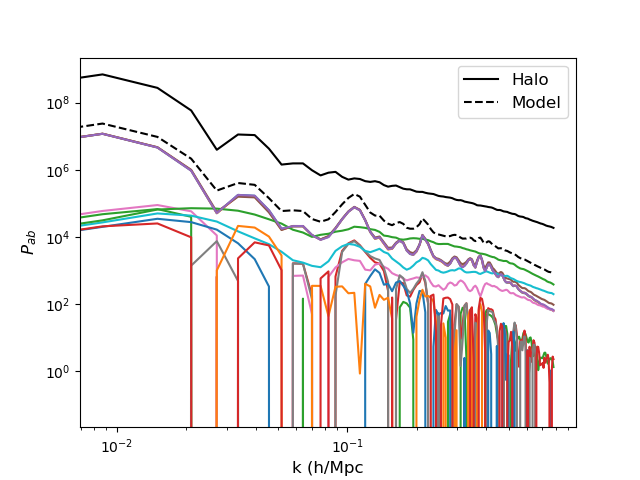

Reproduce this figure in Python.

import numpy
import numpy as np
from scipy.optimize import minimize
import matplotlib.pyplot as plt

from pmesh.pm import ParticleMesh
from scipy.interpolate import InterpolatedUnivariateSpline as ius
from nbodykit.lab import BigFileMesh, BigFileCatalog, FFTPower
from nbodykit.cosmology import Planck15, EHPower, Cosmology

import sys
sys.path.append('./utils/')
import za
import features as ft
cosmodef = {'omegam':0.309167, 'h':0.677, 'omegab':0.048}
cosmo = Cosmology.from_dict(cosmodef)


#########################################


def getlagfields(pm, basemesh, R=0, smoothd0=True, kernel='gauss'):
    '''generate 5 lagrangian fields - 1, \delta, \delta^2, \s^2, \nabla\delta'''

    if R>0:
        base = ft.smooth(basemesh, R, kernel)
    else:
        base = basemesh.copy()

    one = (base*0 + 1).copy()
    d2 = 1.*base**2
    d2 -= d2.cmean()
    s2 = ft.shear(pm, base)
    s2 -= s2.cmean()
    lap = ft.laplace(pm, base)

    #do we smooth the field with b1?
    if smoothd0: d0 = base.copy()
    else: d0 = basemesh.copy()

    return one, d0, d2, s2, lap



def geteulfields(pm, basevec, pos, grid, doed=False):
    '''generate eulerian fields for all lag fields in basevec by painting them at eulerian position 'pos' '''
    
    glay, play = pm.decompose(grid), pm.decompose(pos)
    toret = []
    for base in basevec:
        toret.append(pm.paint(pos, mass=base.readout(grid, layout = glay, resampler='nearest'), layout=play))

    return toret


def getspectra(basevec):
    '''get spectra of all combinations of fields'''
    spec = []
    iv = len(basevec)

    for i in range(iv):
        for j in range(i, iv):
            spec.append(FFTPower(basevec[i], second=basevec[j], mode='1d').power)

    k = spec[0]['k']
    for i, ip in enumerate(spec):
        spec[i] = spec[i]['power']

    return k, spec



def getmodel(spec, bvec):
    '''eval the model by multiplying with bias param. Expected bvec to have 1 at first position'''
    
    iv = len(bvec)

    model = np.zeros_like(spec[0])
    counter = 0
    for i in range(iv):
        for j in range(i, iv):
            model += bvec[i]*bvec[j]*spec[counter]
            counter += 1

    return model



         


if __name__=="__main__":


    bs, nc = 1024, 256
    dpath = '/global/cscratch1/sd/chmodi/m3127/cm_lowres/256-256-9100-fixed/'
    aa = 0.3333
    zz = 1/aa-1

    pm = ParticleMesh(BoxSize=bs, Nmesh=[nc, nc, nc])
    rank = pm.comm.rank
    grid = pm.mesh_coordinates()*bs/nc
    
    lin = BigFileMesh(dpath + '/linear', 'LinearDensityK').paint()
    dyn = BigFileCatalog(dpath + '/fastpm_%0.4f/1'%(aa))
    fpos = dyn['Position']
    #dgrow = cosmo.scale_independent_growth_factor(zz)
    #zapos = za.doza(lin.r2c(), grid, z=zz, dgrow=dgrow)
    dlay = pm.decompose(fpos)
    
    hcat = BigFileCatalog(dpath + '/fastpm_%0.4f/LL-0.200'%(aa))
    hpos = hcat['Position']
    hlay = pm.decompose(hpos)
    hmesh = pm.paint(hpos, layout=hlay)
    hmesh /= hmesh.cmean()
    
    ph = FFTPower(hmesh, mode='1d').power
    k, ph = ph['k'],  ph['power']


    lag_fields = getlagfields(pm, lin, R=1)
    eul_fields = geteulfields(pm, lag_fields, fpos, grid)
    k, spectra = getspectra(eul_fields)

    header = '1, b1, b2, bg, bk'
    bvec = [1, 1, 1, 1, 1]
    model = getmodel(spectra, bvec)
    

    plt.figure()
    for i, ip in enumerate(spectra):
        plt.plot(k, ip)
    plt.plot(k, ph, 'k', label='Halo')
    plt.plot(k, model, 'k--', label='Model')
    plt.xlabel('k (h/Mpc)', fontsize=12)
    plt.ylabel('$P_{ab}$', fontsize=12)
    plt.legend(fontsize=12)
    plt.loglog()
    plt.savefig('example.png')
    
